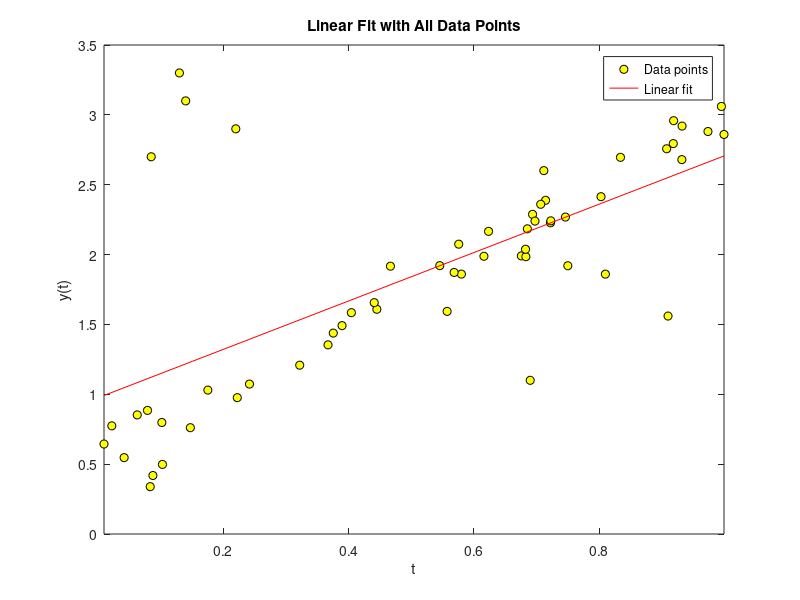

The MATLAB source for this figure:
%% c

clear; close all; clc;

% 加载数据
load data_robust_regression.mat;  % 假设 data_robust_regression.mat 包含 Y 和 Yo

% 合并常规数据和异常值数据
t_full = [Y(1, :) Yo(1, :)];  % 合并 t 值
y_full = [Y(2, :) Yo(2, :)];  % 合并 y 值

% 创建设计矩阵
A_full = [ones(length(t_full), 1) t_full'];  % 完整的设计矩阵

% 使用所有数据求解最小二乘问题
x_full = A_full \ y_full';  

% 计算残差和残差的范数
residuals_full = y_full' - A_full * x_full;  % 计算残差
residual_norm_full = norm(residuals_full);  % 计算残差的范数

% 绘制所有数据点和最优拟合线
figure;
plot(t_full, y_full, 'ko', 'MarkerFaceColor', 'y');  % 绘制所有数据点
hold on;
fplot(@(t) x_full(1) + x_full(2) * t, [min(t_full), max(t_full)], 'r-');  % 绘制最优拟合线
legend('Data points', 'Linear fit');
xlabel('t');
ylabel('y(t)');
title('Linear Fit with All Data Points');
hold off;

% 输出结果
fprintf('Optimal x1 = %f, Optimal x2 = %f\n', x_full(1), x_full(2));
fprintf('Norm of the optimal residual = %f\n', residual_norm_full);

